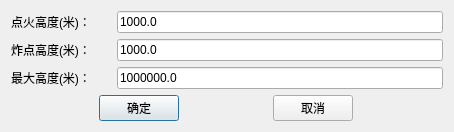
<?xml version="1.0" encoding="UTF-8"?>
<ui version="4.0">
 <class>HeightDialog</class>
 <widget class="QDialog" name="HeightDialog">
  <property name="geometry">
   <rect>
    <x>0</x>
    <y>0</y>
    <width>454</width>
    <height>130</height>
   </rect>
  </property>
  <property name="windowTitle">
   <string>设定高度</string>
  </property>
  <property name="whatsThis">
   <string>设定高度</string>
  </property>
  <layout class="QGridLayout" name="gridLayout">
   <item row="3" column="1">
    <widget class="QLabel" name="label_3">
     <property name="minimumSize">
      <size>
       <width>100</width>
       <height>0</height>
      </size>
     </property>
     <property name="text">
      <string>&lt;html&gt;&lt;head/&gt;&lt;body&gt;&lt;p&gt;最大高度(米)：&lt;/p&gt;&lt;/body&gt;&lt;/html&gt;</string>
     </property>
    </widget>
   </item>
   <item row="2" column="1">
    <widget class="QLabel" name="label_2">
     <property name="minimumSize">
      <size>
       <width>100</width>
       <height>0</height>
      </size>
     </property>
     <property name="text">
      <string>&lt;html&gt;&lt;head/&gt;&lt;body&gt;&lt;p&gt;炸点高度(米)：&lt;/p&gt;&lt;/body&gt;&lt;/html&gt;</string>
     </property>
    </widget>
   </item>
   <item row="2" column="2">
    <widget class="QLineEdit" name="Height_Boom">
     <property name="text">
      <string>1000.0</string>
     </property>
    </widget>
   </item>
   <item row="3" column="2">
    <widget class="QLineEdit" name="Heightest">
     <property name="text">
      <string>1000000.0</string>
     </property>
    </widget>
   </item>
   <item row="1" column="2">
    <widget class="QLineEdit" name="Height_Fire">
     <property name="text">
      <string>1000.0</string>
     </property>
    </widget>
   </item>
   <item row="5" column="2">
    <spacer name="verticalSpacer">
     <property name="orientation">
      <enum>Qt::Horizontal</enum>
     </property>
     <property name="sizeHint" stdset="0">
      <size>
       <width>257</width>
       <height>0</height>
      </size>
     </property>
    </spacer>
   </item>
   <item row="1" column="1">
    <widget class="QLabel" name="label">
     <property name="minimumSize">
      <size>
       <width>100</width>
       <height>0</height>
      </size>
     </property>
     <property name="text">
      <string>&lt;html&gt;&lt;head/&gt;&lt;body&gt;&lt;p&gt;点火高度(米)：&lt;/p&gt;&lt;/body&gt;&lt;/html&gt;</string>
     </property>
    </widget>
   </item>
   <item row="4" column="1" colspan="2">
    <layout class="QHBoxLayout" name="horizontalLayout">
     <item>
      <widget class="QPushButton" name="pb_set">
       <property name="maximumSize">
        <size>
         <width>80</width>
         <height>16777215</height>
        </size>
       </property>
       <property name="text">
        <string>确定</string>
       </property>
      </widget>
     </item>
     <item>
      <widget class="QPushButton" name="pb_cancle">
       <property name="maximumSize">
        <size>
         <width>80</width>
         <height>16777215</height>
        </size>
       </property>
       <property name="text">
        <string>取消</string>
       </property>
      </widget>
     </item>
    </layout>
   </item>
  </layout>
 </widget>
 <tabstops>
  <tabstop>Height_Fire</tabstop>
  <tabstop>Height_Boom</tabstop>
  <tabstop>Heightest</tabstop>
  <tabstop>pb_set</tabstop>
  <tabstop>pb_cancle</tabstop>
 </tabstops>
 <resources/>
 <connections/>
</ui>
